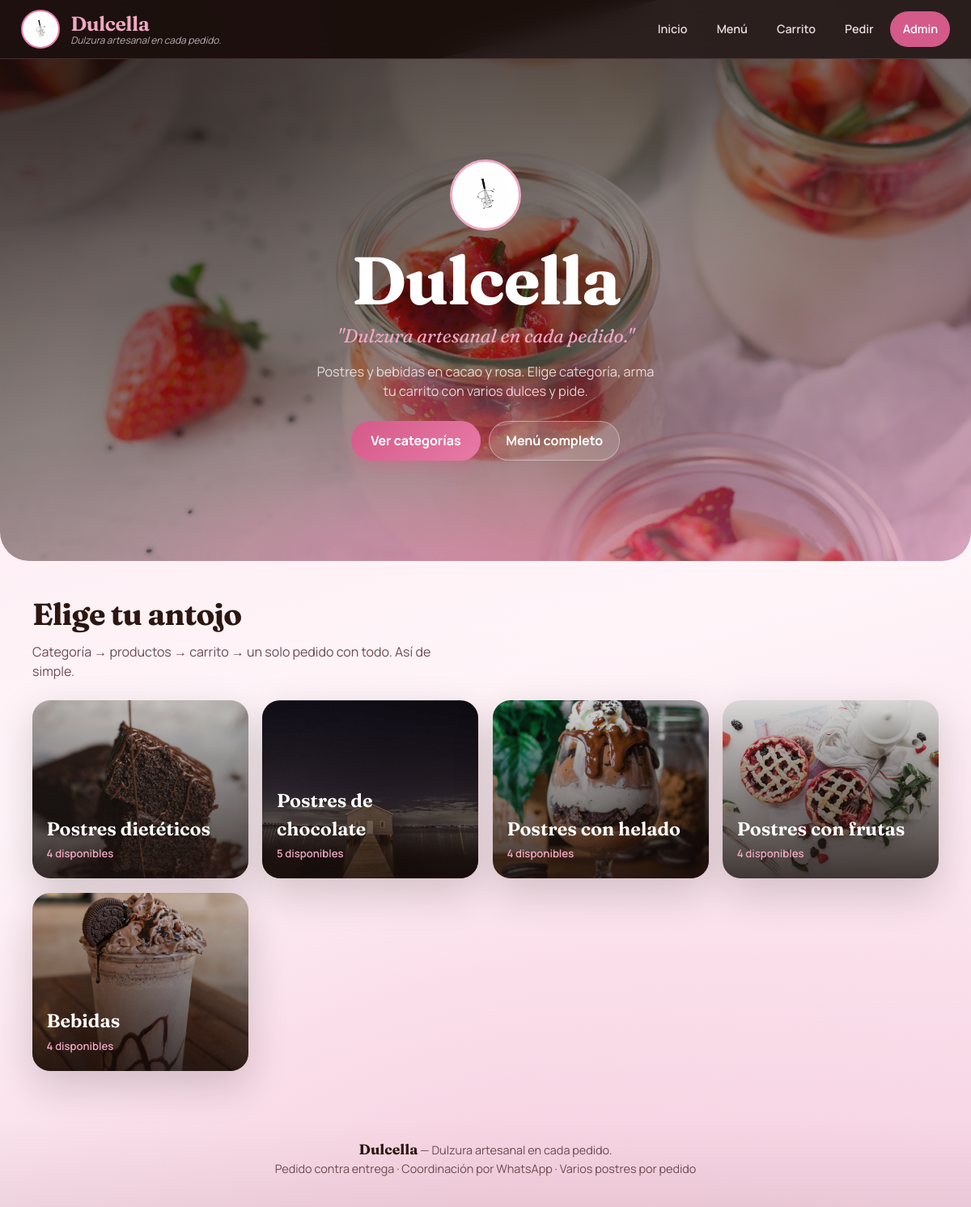
The page / on the database its author committed.
### tables this page shows
CREATE TABLE categoria (
  id_categoria INT UNSIGNED AUTO_INCREMENT PRIMARY KEY,
  nombre VARCHAR(100) NOT NULL UNIQUE
);

### includes/funciones.php (called while the page is built, shortened)
<?php
function e(string $texto): string
{
    return htmlspecialchars($texto, ENT_QUOTES, 'UTF-8');
}
function imagenCategoria(string $nombre, string $prefijo = ''): string
{
    $mapa = [
        'postres dietéticos' => 'img/cat-dieteticos.jpg',
        'postres de chocolate' => 'img/cat-chocolate.jpg',
        'postres con helado' => 'img/cat-helado.jpg',
        'postres con frutas' => 'img/cat-frutas.jpg',
        'bebidas' => 'img/cat-bebidas.jpg',
    ];
    $clave = mb_strtolower(trim($nombre));
    $ruta = $mapa[$clave] ?? 'img/hero-postre.jpg';
    return $prefijo . $ruta;
}

### index.php (the view, shortened to what this page needs)
<?php
require_once __DIR__ . '/includes/conexion.php';
require_once __DIR__ . '/includes/funciones.php';
$categorias = $mysqli->query(
    'SELECT c.id_categoria, c.nombre, COUNT(p.id_producto) AS total
     FROM categoria c
     LEFT JOIN producto p ON p.id_categoria = c.id_categoria AND p.disponible = 1
     GROUP BY c.id_categoria, c.nombre
     ORDER BY c.id_categoria'
)->fetch_all(MYSQLI_ASSOC);
require __DIR__ . '/includes/header.php';
?>
<section class="hero" style="--hero-img: url('img/hero-postre.jpg')">
  <div class="hero-bg" aria-hidden="true"></div>
  <div class="hero-glow" aria-hidden="true"></div>
  <div class="hero-inner anim-rise">
    <img class="brand-mark" src="img/logo.jpg" alt="Logo Dulcella">
    <h1 class="hero-brand">Dulcella</h1>
    <p class="slogan">"Dulzura artesanal en cada pedido."</p>
    <p class="lead">Postres y bebidas en cacao y rosa. Elige categoría, arma tu carrito con varios dulces y pide.</p>
    <div class="hero-cta">
      <a class="btn btn-rosa" href="#categorias">Ver categorías</a>
      <a class="btn btn-ghost" href="catalogo.php">Menú completo</a>
    </div>
  </div>
</section>
<section id="categorias" class="anim-rise-2">
  <h2 class="seccion-titulo">Elige tu antojo</h2>
  <p class="seccion-sub">Categoría → productos → carrito → un solo pedido con todo. Así de simple.</p>
  <?php if (!$categorias): ?>
    <div class="vacio">Aún no hay categorías. El administrador debe registrarlas.</div>
  <?php else: ?>
    <div class="grid-cats">
      <?php foreach ($categorias as $i => $cat): ?>
        <a class="cat-card"
           href="catalogo.php?categoria=<?= (int) $cat['id_categoria'] ?>">
          <img src="<?= e(imagenCategoria($cat['nombre'])) ?>" alt="<?= e($cat['nombre']) ?>" loading="lazy">
          <div class="cat-body">
            <strong><?= e($cat['nombre']) ?></strong>
            <span><?= (int) $cat['total'] ?> disponible<?= (int) $cat['total'] === 1 ? '' : 's' ?></span>
          </div>
        </a>
      <?php endforeach; ?>
    </div>
  <?php endif; ?>
</section>
<?php require __DIR__ . '/includes/footer.php'; ?>

### includes/header.php (shortened to what this page needs)
<!DOCTYPE html>
<html lang="es">
<head>
  <link rel="stylesheet" href="<?= e($cssPath ?? 'css/estilos.css') ?>">
</head>
<body class="publico">
<header class="topbar">
  <a class="brand" href="<?= e($homePath ?? 'index.php') ?>">
    <img src="<?= e($imgPath ?? 'img/logo.jpg') ?>" alt="Dulcella" class="brand-logo">
    <span class="brand-text">
      <strong>Dulcella</strong>
      <em>Dulzura artesanal en cada pedido.</em>
    </span>
  </a>
  <nav class="nav-principal">
    <a href="<?= e($homePath ?? 'index.php') ?>">Inicio</a>
    <a href="<?= e($catalogoPath ?? 'catalogo.php') ?>">Menú</a>
    <a href="<?= e($carritoPath ?? 'carrito.php') ?>">Carrito<?php $nCarrito = carritoCantidadTotal(); ?><?= $nCarrito > 0 ? ' (' . $nCarrito . ')' : '' ?></a>
    <a href="<?= e($pedidoPath ?? 'pedido.php') ?>">Pedir</a>
    <a class="link-admin" href="<?= e($adminPath ?? 'admin/login.php') ?>">Admin</a>
  </nav>
</header>
<main class="contenedor">

### includes/footer.php
</main>
<footer class="pie">
  <p><strong>Dulcella</strong> — Dulzura artesanal en cada pedido.</p>
  <p>Pedido contra entrega · Coordinación por WhatsApp · Varios postres por pedido</p>
</footer>
</body>
</html>

### rows shown on the page
categoria: shows a picture, nombre "Postres dietéticos", total "4"
categoria: shows a picture, nombre "Postres de chocolate", total "5"
categoria: shows a picture, nombre "Postres con helado", total "4"
categoria: shows a picture, nombre "Postres con frutas", total "4"
categoria: shows a picture, nombre "Bebidas", total "4"
